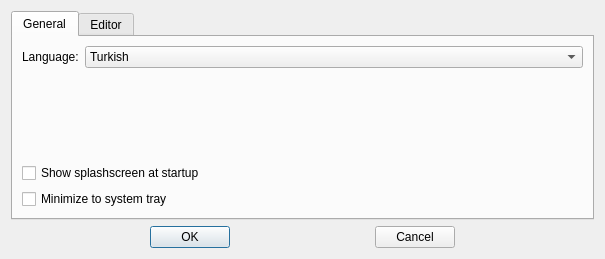
<?xml version="1.0" encoding="UTF-8"?>
<ui version="4.0">
 <class>PreferencesDialog</class>
 <widget class="QDialog" name="PreferencesDialog">
  <property name="geometry">
   <rect>
    <x>0</x>
    <y>0</y>
    <width>605</width>
    <height>259</height>
   </rect>
  </property>
  <property name="windowTitle">
   <string>Dialog</string>
  </property>
  <layout class="QGridLayout" name="gridLayout_2">
   <item row="0" column="0">
    <layout class="QVBoxLayout" name="verticalLayout_2">
     <item>
      <widget class="QTabWidget" name="optionsTabWidget">
       <property name="currentIndex">
        <number>0</number>
       </property>
       <widget class="QWidget" name="tab">
        <attribute name="title">
         <string>General</string>
        </attribute>
        <layout class="QGridLayout" name="gridLayout">
         <item row="0" column="0">
          <layout class="QVBoxLayout" name="verticalLayout">
           <item>
            <layout class="QHBoxLayout" name="horizontalLayout">
             <item>
              <widget class="QLabel" name="label">
               <property name="text">
                <string>Language:</string>
               </property>
              </widget>
             </item>
             <item>
              <widget class="QComboBox" name="comboBox">
               <property name="sizePolicy">
                <sizepolicy hsizetype="Preferred" vsizetype="Fixed">
                 <horstretch>2</horstretch>
                 <verstretch>0</verstretch>
                </sizepolicy>
               </property>
               <item>
                <property name="text">
                 <string>Turkish</string>
                </property>
               </item>
               <item>
                <property name="text">
                 <string>English</string>
                </property>
               </item>
              </widget>
             </item>
            </layout>
           </item>
           <item>
            <spacer name="verticalSpacer">
             <property name="orientation">
              <enum>Qt::Vertical</enum>
             </property>
             <property name="sizeHint" stdset="0">
              <size>
               <width>20</width>
               <height>40</height>
              </size>
             </property>
            </spacer>
           </item>
           <item>
            <widget class="QCheckBox" name="checkBox">
             <property name="text">
              <string>Show splashscreen at startup</string>
             </property>
            </widget>
           </item>
           <item>
            <widget class="QCheckBox" name="checkBox_2">
             <property name="text">
              <string>Minimize to system tray</string>
             </property>
            </widget>
           </item>
          </layout>
         </item>
        </layout>
       </widget>
       <widget class="QWidget" name="tab_2">
        <attribute name="title">
         <string>Editor</string>
        </attribute>
       </widget>
      </widget>
     </item>
     <item>
      <layout class="QHBoxLayout" name="horizontalLayout_2">
       <item>
        <spacer name="horizontalSpacer">
         <property name="orientation">
          <enum>Qt::Horizontal</enum>
         </property>
         <property name="sizeHint" stdset="0">
          <size>
           <width>40</width>
           <height>20</height>
          </size>
         </property>
        </spacer>
       </item>
       <item>
        <widget class="QPushButton" name="okButton">
         <property name="text">
          <string>OK</string>
         </property>
        </widget>
       </item>
       <item>
        <spacer name="horizontalSpacer_2">
         <property name="orientation">
          <enum>Qt::Horizontal</enum>
         </property>
         <property name="sizeHint" stdset="0">
          <size>
           <width>40</width>
           <height>20</height>
          </size>
         </property>
        </spacer>
       </item>
       <item>
        <widget class="QPushButton" name="cancelButton">
         <property name="text">
          <string>Cancel</string>
         </property>
        </widget>
       </item>
       <item>
        <spacer name="horizontalSpacer_3">
         <property name="orientation">
          <enum>Qt::Horizontal</enum>
         </property>
         <property name="sizeHint" stdset="0">
          <size>
           <width>40</width>
           <height>20</height>
          </size>
         </property>
        </spacer>
       </item>
      </layout>
     </item>
    </layout>
   </item>
  </layout>
 </widget>
 <resources/>
 <connections/>
</ui>
